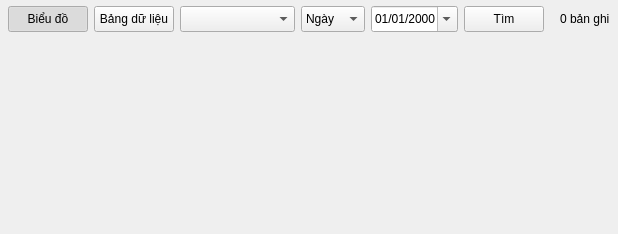
<?xml version="1.0" encoding="UTF-8"?>
<ui version="4.0">
 <class>HistoryPage</class>
 <widget class="QWidget" name="HistoryPage">
  <layout class="QVBoxLayout" name="verticalLayout">
   <property name="leftMargin"><number>8</number></property>
   <property name="topMargin"><number>6</number></property>
   <property name="rightMargin"><number>8</number></property>
   <property name="bottomMargin"><number>6</number></property>
   <property name="spacing"><number>4</number></property>
   <item>
    <layout class="QHBoxLayout" name="filterLayout">
     <property name="spacing"><number>6</number></property>
     <item><widget class="QPushButton" name="chartTabButton"><property name="minimumSize"><size><width>60</width><height>26</height></size></property><property name="text"><string>Biểu đồ</string></property><property name="checkable"><bool>true</bool></property><property name="checked"><bool>true</bool></property></widget></item>
     <item><widget class="QPushButton" name="tableTabButton"><property name="minimumSize"><size><width>68</width><height>26</height></size></property><property name="text"><string>Bảng dữ liệu</string></property><property name="checkable"><bool>true</bool></property></widget></item>
     <item><widget class="QComboBox" name="deviceCombo"><property name="minimumSize"><size><width>115</width><height>26</height></size></property></widget></item>
     <item><widget class="QComboBox" name="periodCombo"><property name="minimumSize"><size><width>52</width><height>26</height></size></property><item><property name="text"><string>Ngày</string></property></item><item><property name="text"><string>Tháng</string></property></item><item><property name="text"><string>Năm</string></property></item></widget></item>
     <item><widget class="QDateEdit" name="dateEdit"><property name="minimumSize"><size><width>82</width><height>26</height></size></property><property name="calendarPopup"><bool>true</bool></property><property name="displayFormat"><string>dd/MM/yyyy</string></property></widget></item>
     <item><widget class="QPushButton" name="searchButton"><property name="minimumSize"><size><width>48</width><height>26</height></size></property><property name="text"><string>Tìm</string></property></widget></item>
     <item><spacer name="filterSpacer"><property name="orientation"><enum>Qt::Horizontal</enum></property><property name="sizeHint" stdset="0"><size><width>10</width><height>20</height></size></property></spacer></item>
     <item><widget class="QLabel" name="recordCountLabel"><property name="text"><string>0 bản ghi</string></property></widget></item>
    </layout>
   </item>
   <item>
    <widget class="QStackedWidget" name="viewStack">
     <widget class="QWidget" name="chartPage"/>
     <widget class="QWidget" name="tablePage">
      <layout class="QVBoxLayout" name="tablePageLayout">
       <property name="leftMargin"><number>0</number></property>
       <property name="topMargin"><number>0</number></property>
       <property name="rightMargin"><number>0</number></property>
       <property name="bottomMargin"><number>0</number></property>
       <item>
        <widget class="QTableWidget" name="historyTable">
         <property name="alternatingRowColors"><bool>false</bool></property>
         <property name="editTriggers"><set>QAbstractItemView::NoEditTriggers</set></property>
         <property name="selectionBehavior"><enum>QAbstractItemView::SelectRows</enum></property>
         <property name="columnCount"><number>1</number></property>
         <property name="rowCount"><number>0</number></property>
         <column><property name="text"><string>Thời gian</string></property></column>
        </widget>
       </item>
      </layout>
     </widget>
    </widget>
   </item>
  </layout>
 </widget>
 <resources/>
 <connections/>
</ui>
